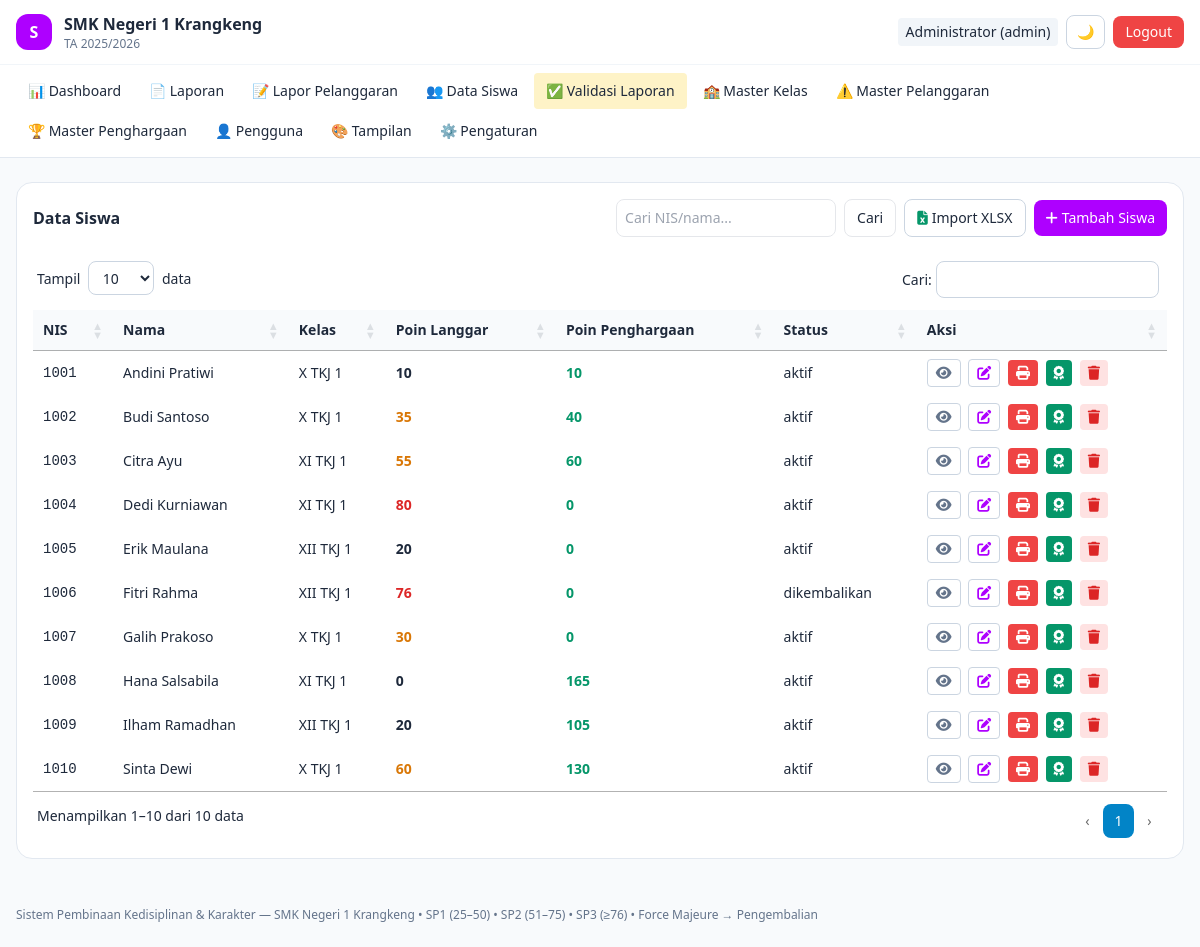
Screenshot of /siswa (signed in) with the database file from the repository.
### tables this page shows
CREATE TABLE `pengaturan_sekolah` (
  `id` int NOT NULL AUTO_INCREMENT,
  `nama_sekolah` varchar(150) NOT NULL DEFAULT 'SMK Negeri 1 Krangkeng',
  `alamat` text,
  `telepon` varchar(30) DEFAULT NULL,
  `email` varchar(100) DEFAULT NULL,
  `tahun_ajaran_aktif` varchar(20) NOT NULL DEFAULT '2025/2026',
  `semester_aktif` enum('Ganjil','Genap') NOT NULL DEFAULT 'Ganjil',
  `logo_path` varchar(255) DEFAULT NULL COMMENT 'path relatif ex: uploads/logo/logo-171xxx.png',
  `kepala_sekolah_nama` varchar(100) DEFAULT NULL,
  `kepala_sekolah_nip` varchar(30) DEFAULT NULL,
  `created_at` timestamp NULL DEFAULT CURRENT_TIMESTAMP,
  `updated_at` timestamp NULL DEFAULT CURRENT_TIMESTAMP ON UPDATE CURRENT_TIMESTAMP,
  PRIMARY KEY (`id`)
);

CREATE TABLE `siswa` (
  `id` int NOT NULL AUTO_INCREMENT,
  `nis` varchar(20) NOT NULL,
  `nisn` varchar(20) DEFAULT NULL,
  `nama` varchar(100) NOT NULL,
  `jenis_kelamin` enum('L','P') NOT NULL,
  `kelas_id` int DEFAULT NULL,
  `alamat` text,
  `nama_ortu` varchar(100) DEFAULT NULL,
  `no_hp_ortu` varchar(20) DEFAULT NULL,
  `status` enum('aktif','dikembalikan','lulus','pindah') NOT NULL DEFAULT 'aktif',
  `total_poin_pelanggaran` int NOT NULL DEFAULT '0' COMMENT 'cache akumulasi tervalidasi',
  `total_poin_penghargaan` int NOT NULL DEFAULT '0' COMMENT 'cache akumulasi tervalidasi',
  `created_at` timestamp NULL DEFAULT CURRENT_TIMESTAMP,
  PRIMARY KEY (`id`),
  UNIQUE KEY `nis` (`nis`),
  KEY `idx_siswa_kelas` (`kelas_id`),
  KEY `idx_siswa_status` (`status`),
  CONSTRAINT `fk_siswa_kelas` FOREIGN KEY (`kelas_id`) REFERENCES `kelas` (`id`) ON DELETE SET NULL
);

CREATE TABLE `kelas` (
  `id` int NOT NULL AUTO_INCREMENT,
  `nama_kelas` varchar(50) NOT NULL,
  `tingkat` enum('X','XI','XII') NOT NULL,
  `jurusan` varchar(50) DEFAULT NULL,
  `tahun_ajaran` varchar(20) NOT NULL,
  `wali_kelas_id` int DEFAULT NULL,
  PRIMARY KEY (`id`),
  KEY `fk_kelas_wali` (`wali_kelas_id`),
  CONSTRAINT `fk_kelas_wali` FOREIGN KEY (`wali_kelas_id`) REFERENCES `users` (`id`) ON DELETE SET NULL
);

### app/Views/siswa/index.php (the view, shortened to what the rows shown need)
<div class="rounded-2xl bg-white dark:bg-slate-900 border border-slate-200 dark:border-slate-800 overflow-hidden">
  <div class="p-4 flex flex-wrap gap-2 items-center">
    <h1 class="font-semibold">Data Siswa <?= ($user['role']==='wali_kelas') ? '(Kelas Anda)' : '' ?></h1>
  </div>
  <div class="table-scroll">
  <table class="w-full text-sm">
    <thead class="bg-slate-50 dark:bg-slate-800/60 text-left"><tr><th class="p-2">NIS</th><th class="p-2">Nama</th><th class="p-2">Kelas</th><th class="p-2">Poin Langgar</th><th class="p-2">Poin Penghargaan</th><th class="p-2">Status</th><th class="p-2">Aksi</th></tr></thead>
    <tbody>
    <?php foreach ($rows as $s): ?>
      <tr class="border-t border-slate-100 dark:border-slate-800">
        <td class="p-2 font-mono"><?= htmlspecialchars($s['nis']) ?></td>
        <td class="p-2 font-medium"><?= htmlspecialchars($s['nama']) ?></td>
        <td class="p-2"><?= htmlspecialchars($s['nama_kelas'] ?? '-') ?></td>
        <td class="p-2"><span class="font-bold <?= $s['total_poin_pelanggaran']>=76?'text-red-600':($s['total_poin_pelanggaran']>=25?'text-amber-600':'') ?>"><?= (int)$s['total_poin_pelanggaran'] ?></span></td>
        <td class="p-2 font-bold text-emerald-600"><?= (int)$s['total_poin_penghargaan'] ?></td>
        <td class="p-2"><?= htmlspecialchars($s['status']) ?></td>
        <td class="p-2 whitespace-nowrap">
          <a href="/siswa-detail?id=<?= (int)$s['id'] ?>" title="Lihat detail" data-tip="Detail" class="tip px-2 py-1.5 rounded border border-slate-300 dark:border-slate-700 text-slate-500"><i class="fa-solid fa-eye"></i></a>
          <?php if (in_array($user['role'], ['admin','wali_kelas'])): ?>
          <a href="/siswa-form?id=<?= (int)$s['id'] ?>" title="Edit siswa" data-tip="Edit" class="tip px-2 py-1.5 rounded border border-slate-300 dark:border-slate-700 text-sky-600 ml-1"><i class="fa-solid fa-pen-to-square"></i></a>
          <a href="/cetak-sp?siswa_id=<?= (int)$s['id'] ?>" target="_blank" rel="noopener" title="Cetak SP" data-tip="Cetak SP" class="tip px-2 py-1.5 rounded bg-red-500 text-white ml-1"><i class="fa-solid fa-print"></i></a>
          <a href="/cetak-sertifikat?siswa_id=<?= (int)$s['id'] ?>" target="_blank" rel="noopener" title="Cetak sertifikat" data-tip="Sertifikat" class="tip px-2 py-1.5 rounded bg-emerald-600 text-white ml-1"><i class="fa-solid fa-award"></i></a>
          <?php endif; ?>
          <?php if (($user['role'] ?? '')==='admin'): ?>
          <a href="/siswa-hapus?id=<?= (int)$s['id'] ?>" onclick="return confirm('Hapus siswa?')" title="Hapus siswa" data-tip="Hapus" class="tip px-2 py-1.5 rounded bg-red-100 text-red-600 dark:bg-red-950 ml-1"><i class="fa-solid fa-trash"></i></a>
          <?php endif; ?>
        </td>
      </tr>
    <?php endforeach; ?>
    </tbody>
  </table>
  </div>
</div>

### app/Views/layouts/header.php (shortened to what the rows shown need)
<!DOCTYPE html>
<html lang="id" class="">
<head>
<script src="https://cdn.tailwindcss.com"></script>
<link href="https://cdn.jsdelivr.net/npm/select2@4.1.0-rc.0/dist/css/select2.min.css" rel="stylesheet" />
<link href="https://cdnjs.cloudflare.com/ajax/libs/font-awesome/6.5.2/css/all.min.css" rel="stylesheet" />
<link href="https://cdn.datatables.net/1.13.8/css/jquery.dataTables.min.css" rel="stylesheet" />
<link href="/assets/css/custom.css?v=3" rel="stylesheet" />
</head>
<body class="bg-slate-50 dark:bg-slate-950 text-slate-800 dark:text-slate-100 min-h-screen text-[15px] sm:text-base">
<nav class="sticky top-0 z-20 backdrop-blur bg-white/90 dark:bg-slate-900/90 border-b border-slate-200 dark:border-slate-800">
  <div class="max-w-7xl mx-auto px-3 sm:px-4 py-2.5 sm:py-3 flex items-center gap-2 sm:gap-3">
    <div class="font-semibold text-sm sm:text-base leading-tight min-w-0">
      <span class="block truncate"><?= htmlspecialchars($setting['nama_sekolah'] ?? 'SMK Negeri 1 Krangkeng') ?></span>
      <span class="block text-[11px] sm:text-xs font-normal text-slate-500">TA <?= htmlspecialchars($setting['tahun_ajaran_aktif'] ?? '') ?></span>
    </div>
  </div>
  <div id="navMenu" class="hidden md:block border-t border-slate-100 dark:border-slate-800/60">
  </div>
</nav>
<main class="max-w-7xl mx-auto px-3 sm:px-4 py-4 sm:py-6">

### app/Views/layouts/footer.php (shortened to what the rows shown need)
</main>
<footer class="max-w-7xl mx-auto px-4 py-6 text-xs text-slate-500 dark:text-slate-400">
  Sistem Pembinaan Kedisiplinan & Karakter — <?= htmlspecialchars($setting['nama_sekolah'] ?? '') ?> • SP1 (25–50) • SP2 (51–75) • SP3 (≥76) • Force Majeure → Pengembalian
</footer>
</body>
</html>

### rows the page displays
pengaturan_sekolah: nama_sekolah "SMK Negeri 1 Krangkeng", tahun_ajaran_aktif "2025/2026"
siswa: nis "1001", nama "Andini Pratiwi", kelas.nama_kelas "X TKJ 1", total_poin_pelanggaran "10", total_poin_penghargaan "10", status "aktif"
siswa: nis "1002", nama "Budi Santoso", kelas.nama_kelas "X TKJ 1", total_poin_pelanggaran "35", total_poin_penghargaan "40", status "aktif"
siswa: nis "1003", nama "Citra Ayu", kelas.nama_kelas "XI TKJ 1", total_poin_pelanggaran "55", total_poin_penghargaan "60", status "aktif"
siswa: nis "1004", nama "Dedi Kurniawan", kelas.nama_kelas "XI TKJ 1", total_poin_pelanggaran "80", total_poin_penghargaan "0", status "aktif"
siswa: nis "1005", nama "Erik Maulana", kelas.nama_kelas "XII TKJ 1", total_poin_pelanggaran "20", total_poin_penghargaan "0", status "aktif"
siswa: nis "1006", nama "Fitri Rahma", kelas.nama_kelas "XII TKJ 1", total_poin_pelanggaran "76", total_poin_penghargaan "0", status "dikembalikan"
siswa: nis "1007", nama "Galih Prakoso", kelas.nama_kelas "X TKJ 1", total_poin_pelanggaran "30", total_poin_penghargaan "0", status "aktif"
siswa: nis "1008", nama "Hana Salsabila", kelas.nama_kelas "XI TKJ 1", total_poin_pelanggaran "0", total_poin_penghargaan "165", status "aktif"
siswa: nis "1009", nama "Ilham Ramadhan", kelas.nama_kelas "XII TKJ 1", total_poin_pelanggaran "20", total_poin_penghargaan "105", status "aktif"
siswa: nis "1010", nama "Sinta Dewi", kelas.nama_kelas "X TKJ 1", total_poin_pelanggaran "60", total_poin_penghargaan "130", status "aktif"

### other values shown
$user['nama'] "Administrator"
$user['role'] "admin"
